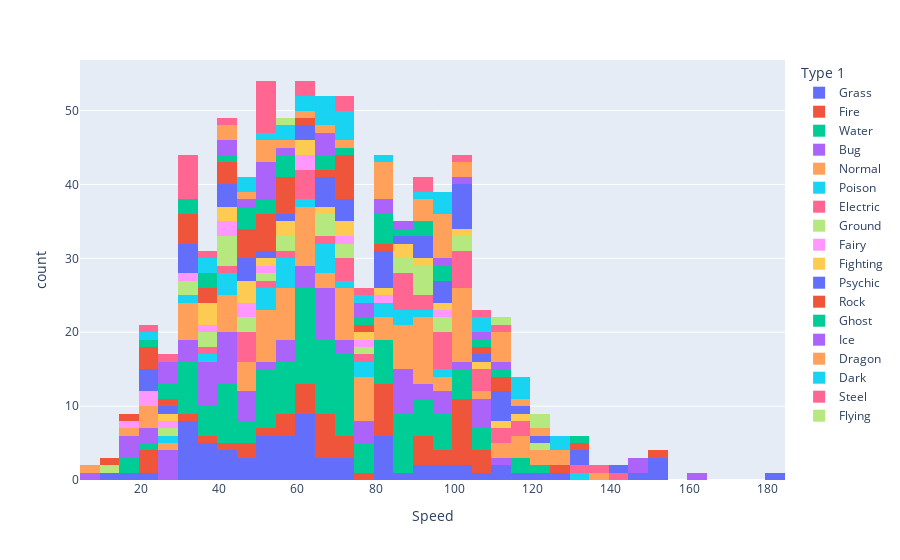

Write notebook code for a chart like this one.
### Code cell
px.histogram(data_frame=df, x="Speed", color="Type 1" )

### Figure 1 — Plotly figure (JSON) as saved in the notebook; plotly's stock layout.template omitted (floating-point values rounded to 4 significant figures)
{"data": [{"alignmentgroup": "True", "bingroup": "x", "hovertemplate": "Type 1=Grass<br>Speed=%{x}<br>count=%{y}<extra></extra>", "legendgroup": "Grass", "marker": {"color": "#636efa", "pattern": {"shape": ""}}, "name": "Grass", "offsetgroup": "Grass", "orientation": "v", "showlegend": true, "type": "histogram", "x": [45, 60, 80, 80, 30, 40, 50, 40, 55, 70, 40, 55, 60, 45, 60, 80, 50, 50, 80, 110, 30, 30, 70, 95, 120, 145, 30, 60, 80, 35, 70, 65, 35, 55, 51, 31, 36, 56, 55, 90, 35, 85, 46, 40, 60, 30, 50, 95, 100, 127, 63, 83, 113, 64, 101, 66, 116, 30, 90, 60, 15, 30, 10, 20, 108, 38, 57, 64, 52, 68], "xaxis": "x", "yaxis": "y"}, {"alignmentgroup": "True", "bingroup": "x", "hovertemplate": "Type 1=Fire<br>Speed=%{x}<br>count=%{y}<extra></extra>", "legendgroup": "Fire", "marker": {"color": "#EF553B", "pattern": {"shape": ""}}, "name": "Fire", "offsetgroup": "Fire", "orientation": "v", "showlegend": true, "type": "histogram", "x": [65, 80, 100, 100, 100, 65, 100, 60, 95, 90, 105, 93, 65, 90, 65, 80, 100, 20, 30, 83, 100, 90, 45, 55, 80, 100, 35, 40, 20, 20, 61, 81, 108, 83, 77, 45, 55, 65, 64, 101, 50, 95, 55, 65, 60, 73, 104, 84, 126, 72, 106, 70], "xaxis": "x", "yaxis": "y"}, {"alignmentgroup": "True", "bingroup": "x", "hovertemplate": "Type 1=Water<br>Speed=%{x}<br>count=%{y}<extra></extra>", "legendgroup": "Water", "marker": {"color": "#00cc96", "pattern": {"shape": ""}}, "name": "Water", "offsetgroup": "Water", "orientation": "v", "showlegend": true, "type": "histogram", "x": [43, 58, 78, 78, 55, 85, 90, 90, 70, 70, 100, 15, 30, 30, 45, 70, 40, 70, 50, 75, 60, 85, 63, 68, 85, 115, 80, 81, 81, 60, 65, 43, 58, 78, 67, 67, 40, 50, 70, 15, 35, 30, 85, 35, 65, 45, 70, 85, 85, 40, 50, 60, 70, 30, 50, 70, 85, 65, 65, 95, 105, 60, 60, 60, 60, 35, 55, 80, 81, 32, 52, 52, 55, 97, 90, 90, 40, 50, 60, 85, 115, 34, 39, 66, 91, 50, 100, 80, 100, 45, 60, 70, 64, 101, 64, 69, 74, 98, 22, 32, 55, 98, 40, 60, 65, 108, 108, 71, 97, 122, 44, 59], "xaxis": "x", "yaxis": "y"}, {"alignmentgroup": "True", "bingroup": "x", "hovertemplate": "Type 1=Bug<br>Speed=%{x}<br>count=%{y}<extra></extra>", "legendgroup": "Bug", "marker": {"color": "#ab63fa", "pattern": {"shape": ""}}, "name": "Bug", "offsetgroup": "Bug", "orientation": "v", "showlegend": true, "type": "histogram", "x": [45, 30, 70, 50, 35, 75, 145, 25, 30, 45, 90, 105, 85, 105, 55, 85, 30, 40, 95, 15, 40, 65, 75, 5, 85, 75, 20, 15, 65, 15, 65, 65, 60, 40, 160, 40, 85, 85, 25, 65, 36, 36, 36, 36, 66, 70, 40, 95, 42, 42, 92, 57, 47, 112, 55, 45, 60, 20, 65, 108, 25, 145, 109, 60, 100, 99, 35, 29, 89], "xaxis": "x", "yaxis": "y"}, {"alignmentgroup": "True", "bingroup": "x", "hovertemplate": "Type 1=Normal<br>Speed=%{x}<br>count=%{y}<extra></extra>", "legendgroup": "Normal", "marker": {"color": "#FFA15A", "pattern": {"shape": ""}}, "name": "Normal", "offsetgroup": "Normal", "orientation": "v", "showlegend": true, "type": "histogram", "x": [56, 71, 101, 121, 72, 97, 70, 100, 20, 45, 90, 115, 60, 75, 100, 30, 50, 90, 100, 110, 48, 55, 40, 30, 20, 90, 50, 70, 15, 85, 85, 45, 40, 55, 60, 85, 75, 100, 55, 60, 100, 85, 125, 30, 90, 100, 28, 48, 68, 20, 50, 70, 60, 50, 90, 70, 40, 60, 80, 100, 31, 71, 115, 85, 105, 135, 85, 112, 30, 91, 5, 50, 90, 100, 120, 42, 77, 55, 60, 80, 43, 65, 93, 50, 50, 75, 115, 75, 95, 55, 60, 80, 90, 128, 57, 78, 62, 102], "xaxis": "x", "yaxis": "y"}, {"alignmentgroup": "True", "bingroup": "x", "hovertemplate": "Type 1=Poison<br>Speed=%{x}<br>count=%{y}<extra></extra>", "legendgroup": "Poison", "marker": {"color": "#19d3f3", "pattern": {"shape": ""}}, "name": "Poison", "offsetgroup": "Poison", "orientation": "v", "showlegend": true, "type": "histogram", "x": [55, 80, 41, 56, 76, 50, 65, 85, 55, 90, 25, 50, 35, 60, 130, 40, 55, 65, 74, 84, 65, 95, 50, 85, 65, 75, 30, 44], "xaxis": "x", "yaxis": "y"}, {"alignmentgroup": "True", "bingroup": "x", "hovertemplate": "Type 1=Electric<br>Speed=%{x}<br>count=%{y}<extra></extra>", "legendgroup": "Electric", "marker": {"color": "#FF6692", "pattern": {"shape": ""}}, "name": "Electric", "offsetgroup": "Electric", "orientation": "v", "showlegend": true, "type": "histogram", "x": [90, 110, 45, 70, 100, 140, 105, 130, 100, 60, 35, 45, 55, 45, 95, 115, 65, 105, 135, 95, 95, 45, 60, 70, 95, 60, 95, 91, 86, 86, 86, 86, 86, 76, 116, 103, 60, 40, 50, 111, 101, 70, 109, 101], "xaxis": "x", "yaxis": "y"}, {"alignmentgroup": "True", "bingroup": "x", "hovertemplate": "Type 1=Ground<br>Speed=%{x}<br>count=%{y}<extra></extra>", "legendgroup": "Ground", "marker": {"color": "#B6E880", "pattern": {"shape": ""}}, "name": "Ground", "offsetgroup": "Ground", "orientation": "v", "showlegend": true, "type": "histogram", "x": [40, 65, 95, 120, 35, 45, 25, 40, 85, 40, 50, 10, 70, 100, 55, 75, 90, 90, 32, 47, 40, 95, 68, 88, 65, 74, 92, 32, 35, 55, 101, 91], "xaxis": "x", "yaxis": "y"}, {"alignmentgroup": "True", "bingroup": "x", "hovertemplate": "Type 1=Fairy<br>Speed=%{x}<br>count=%{y}<extra></extra>", "legendgroup": "Fairy", "marker": {"color": "#FF97FF", "pattern": {"shape": ""}}, "name": "Fairy", "offsetgroup": "Fairy", "orientation": "v", "showlegend": true, "type": "histogram", "x": [35, 60, 15, 20, 40, 30, 45, 80, 42, 52, 75, 23, 29, 49, 72, 60, 99], "xaxis": "x", "yaxis": "y"}, {"alignmentgroup": "True", "bingroup": "x", "hovertemplate": "Type 1=Fighting<br>Speed=%{x}<br>count=%{y}<extra></extra>", "legendgroup": "Fighting", "marker": {"color": "#FECB52", "pattern": {"shape": ""}}, "name": "Fighting", "offsetgroup": "Fighting", "orientation": "v", "showlegend": true, "type": "histogram", "x": [70, 95, 35, 45, 55, 87, 76, 35, 70, 25, 50, 60, 80, 100, 60, 90, 112, 35, 40, 45, 45, 85, 65, 105, 43, 58, 118], "xaxis": "x", "yaxis": "y"}, {"alignmentgroup": "True", "bingroup": "x", "hovertemplate": "Type 1=Psychic<br>Speed=%{x}<br>count=%{y}<extra></extra>", "legendgroup": "Psychic", "marker": {"color": "#636efa", "pattern": {"shape": ""}}, "name": "Psychic", "offsetgroup": "Psychic", "orientation": "v", "showlegend": true, "type": "histogram", "x": [90, 105, 120, 150, 42, 67, 90, 130, 130, 140, 100, 70, 95, 110, 48, 33, 110, 100, 40, 50, 80, 100, 60, 80, 65, 23, 150, 150, 90, 180, 45, 60, 80, 110, 95, 80, 115, 85, 100, 24, 29, 72, 114, 97, 45, 55, 65, 20, 30, 30, 30, 40, 68, 104, 104, 70, 80], "xaxis": "x", "yaxis": "y"}, {"alignmentgroup": "True", "bingroup": "x", "hovertemplate": "Type 1=Rock<br>Speed=%{x}<br>count=%{y}<extra></extra>", "legendgroup": "Rock", "marker": {"color": "#EF553B", "pattern": {"shape": ""}}, "name": "Rock", "offsetgroup": "Rock", "orientation": "v", "showlegend": true, "type": "histogram", "x": [20, 35, 45, 70, 35, 55, 55, 80, 130, 150, 30, 41, 51, 61, 71, 30, 70, 70, 23, 43, 75, 45, 50, 58, 58, 30, 30, 10, 40, 15, 20, 25, 70, 110, 108, 50, 68, 48, 71, 46, 58, 50, 50, 110], "xaxis": "x", "yaxis": "y"}, {"alignmentgroup": "True", "bingroup": "x", "hovertemplate": "Type 1=Ghost<br>Speed=%{x}<br>count=%{y}<extra></extra>", "legendgroup": "Ghost", "marker": {"color": "#00cc96", "pattern": {"shape": ""}}, "name": "Ghost", "offsetgroup": "Ghost", "orientation": "v", "showlegend": true, "type": "histogram", "x": [80, 95, 110, 130, 85, 45, 65, 75, 25, 25, 70, 80, 105, 35, 45, 90, 90, 30, 30, 20, 55, 80, 38, 56, 51, 56, 46, 41, 84, 99, 69, 54], "xaxis": "x", "yaxis": "y"}, {"alignmentgroup": "True", "bingroup": "x", "hovertemplate": "Type 1=Ice<br>Speed=%{x}<br>count=%{y}<extra></extra>", "legendgroup": "Ice", "marker": {"color": "#ab63fa", "pattern": {"shape": ""}}, "name": "Ice", "offsetgroup": "Ice", "orientation": "v", "showlegend": true, "type": "histogram", "x": [95, 85, 50, 50, 75, 65, 50, 80, 100, 25, 45, 65, 50, 65, 80, 110, 44, 59, 79, 40, 50, 105, 28, 28], "xaxis": "x", "yaxis": "y"}, {"alignmentgroup": "True", "bingroup": "x", "hovertemplate": "Type 1=Dragon<br>Speed=%{x}<br>count=%{y}<extra></extra>", "legendgroup": "Dragon", "marker": {"color": "#FFA15A", "pattern": {"shape": ""}}, "name": "Dragon", "offsetgroup": "Dragon", "orientation": "v", "showlegend": true, "type": "histogram", "x": [50, 70, 80, 80, 80, 50, 50, 100, 120, 110, 110, 110, 110, 95, 115, 42, 82, 102, 92, 57, 67, 97, 48, 90, 90, 95, 95, 95, 40, 60, 80, 95], "xaxis": "x", "yaxis": "y"}, {"alignmentgroup": "True", "bingroup": "x", "hovertemplate": "Type 1=Dark<br>Speed=%{x}<br>count=%{y}<extra></extra>", "legendgroup": "Dark", "marker": {"color": "#19d3f3", "pattern": {"shape": ""}}, "name": "Dark", "offsetgroup": "Dark", "orientation": "v", "showlegend": true, "type": "histogram", "x": [65, 91, 115, 65, 95, 115, 35, 70, 50, 20, 75, 115, 71, 125, 125, 66, 106, 48, 58, 65, 105, 60, 70, 60, 80, 38, 58, 98, 45, 73, 99], "xaxis": "x", "yaxis": "y"}, {"alignmentgroup": "True", "bingroup": "x", "hovertemplate": "Type 1=Steel<br>Speed=%{x}<br>count=%{y}<extra></extra>", "legendgroup": "Steel", "marker": {"color": "#FF6692", "pattern": {"shape": ""}}, "name": "Steel", "offsetgroup": "Steel", "orientation": "v", "showlegend": true, "type": "histogram", "x": [30, 30, 70, 50, 50, 30, 40, 50, 50, 30, 50, 70, 110, 50, 100, 23, 33, 90, 30, 50, 90, 108, 28, 35, 60, 60, 75], "xaxis": "x", "yaxis": "y"}, {"alignmentgroup": "True", "bingroup": "x", "hovertemplate": "Type 1=Flying<br>Speed=%{x}<br>count=%{y}<extra></extra>", "legendgroup": "Flying", "marker": {"color": "#B6E880", "pattern": {"shape": ""}}, "name": "Flying", "offsetgroup": "Flying", "orientation": "v", "showlegend": true, "type": "histogram", "x": [111, 121, 55, 123], "xaxis": "x", "yaxis": "y"}], "layout": {"autosize": true, "barmode": "relative", "legend": {"title": {"text": "Type 1"}, "tracegroupgap": 0}, "margin": {"t": 60}, "xaxis": {"anchor": "y", "autorange": true, "domain": [0, 1], "range": [4.5, 184.5], "title": {"text": "Speed"}, "type": "linear"}, "yaxis": {"anchor": "x", "autorange": true, "domain": [0, 1], "range": [0, 56.84], "title": {"text": "count"}}}}
